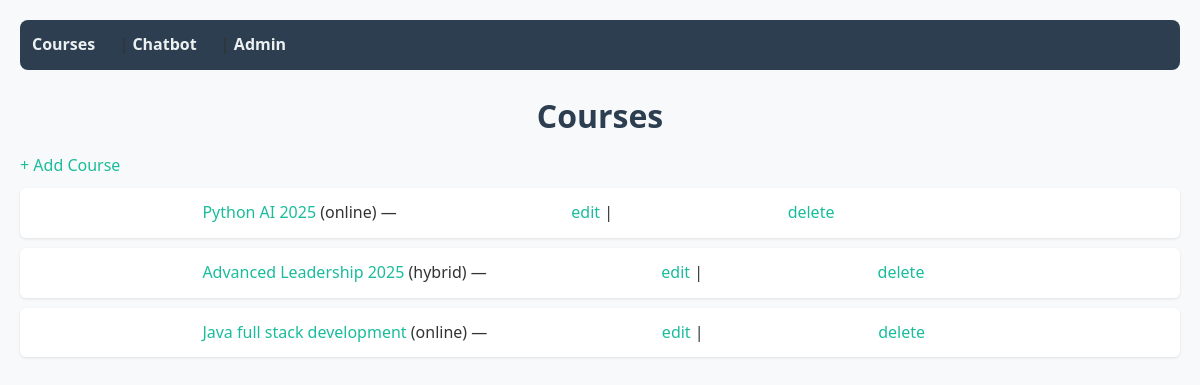
The page / on the database its author committed.
### courses/models.py (models this page shows, shortened)
class Course(models.Model):
    MODE_CHOICES = [('online','Online'), ('offline','Offline'), ('hybrid','Hybrid')]
    title = models.CharField(max_length=200)
    description = models.TextField(blank=True)
    duration_weeks = models.PositiveIntegerField(default=4)
    mode = models.CharField(max_length=10, choices=MODE_CHOICES, default='online')
    certificate = models.BooleanField(default=True)
    mentors = models.CharField(max_length=255, blank=True, help_text="Comma-separated names")
    created_at = models.DateTimeField(auto_now_add=True)

### courses/views.py (the view)
# urls.py: path('', views.CourseListView.as_view(), name='course-list'),
class CourseListView(ListView):
    model = Course
    template_name = 'courses/course_list.html'
    context_object_name = 'courses'

### templates/courses/course_list.html
{% extends "base.html" %}
{% block content %}
  <h1>Courses</h1>
  <p><a href="{% url 'courses:course-add' %}">+ Add Course</a></p>
  <ul>
    {% for c in courses %}
      <li>
        <a href="{% url 'courses:course-detail' c.pk %}">{{ c.title }}</a>
        ({{ c.mode }}) — <a href="{% url 'courses:course-edit' c.pk %}">edit</a> |
        <a href="{% url 'courses:course-delete' c.pk %}">delete</a>
      </li>
    {% empty %}
      <li>No courses yet.</li>
    {% endfor %}
  </ul>
{% endblock %}

### static/styles.css (style rules this page uses)
* { margin: 0; padding: 0; box-sizing: border-box; font-family: "Segoe UI", Tahoma, Geneva, Verdana, sans-serif; }
body { background: #f8f9fa; color: #333; padding: 20px; line-height: 1.6; }
h1, h2, h3 { justify-self: anchor-center; margin-bottom: 12px; color: #2c3e50; }
a { color: #1abc9c; text-decoration: none; }
ul li a { margin-left: 15%; }
ul { list-style: none; margin-top: 10px; }
ul li { background: white; margin-bottom: 10px; padding: 12px; border-radius: 6px; box-shadow: 0px 1px 3px rgba(0,0,0,0.1); }

### rows shown on the page
Course: title "Python AI 2025", mode "online"
Course: title "Advanced Leadership 2025", mode "hybrid"
Course: title "Java full stack development", mode "online"
